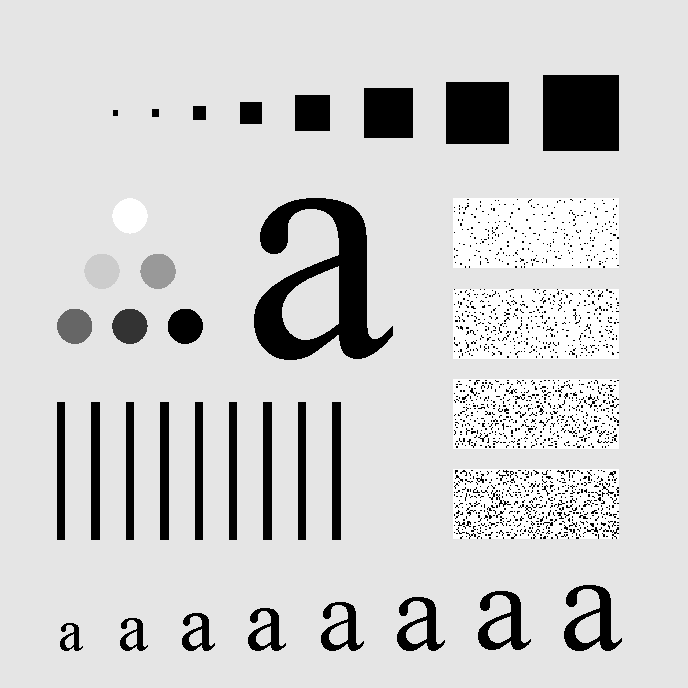
#> input picture Required Images/chap4_1.tif, 688 x 688 px, found by its file name
$ python Exp7_3.py
#> lines starting #> are read from the running program, lines starting #| are printed output that depends on the picture
# Objective: Observed the effect of the following low pass filter on image. (I)Ideal (II)Butterworth (III)Gaussian

import cv2
import numpy as np
import matplotlib.pyplot as plt


def make_mask(name):
    dx = nr
    dy = nc
    radius = int(input('Enter Mask Radius: '))
    mask_butter = np.zeros((2 * nr, 2 * nc))
    mask_gauss = np.zeros((2 * nr, 2 * nc))

    if name == 'ideal':
        mask_ideal = np.zeros((2 * nr, 2 * nc))
        for i in range(1, 2 * nr + 1):
            for j in range(1, 2 * nc + 1):
                dist = np.sqrt(np.power(dx - i, 2) + np.power(dy - j, 2))
                if dist <= radius:
                    mask_ideal[i - 1, j - 1] = 1
        return mask_ideal

    if name == 'butter':
        order = int(input("Enter Filter Order:"))
        for i in range(1, 2 * nr + 1):
            for j in range(1, 2 * nc + 1):
                dist = np.sqrt(np.power(dx - i, 2) + np.power(dy - j, 2))
                mask_butter[i - 1, j - 1] = 1 / (1 + ((dist / radius) ** (2 * order)))
        return mask_butter

    if name == 'gauss':
        for i in range(1, 2 * nr + 1):
            for j in range(1, 2 * nc + 1):
                dist = np.sqrt(np.power(dx - i, 2) + np.power(dy - j, 2))
                mask_gauss[i - 1, j - 1] = np.exp(((dist / radius) ** 2) * (-0.5))
    return mask_gauss


# Main Programm
# Read, Resize, and Pad the image
img = cv2.imread('chap4_1.tif', 0)
#> img is the input picture: shape (688, 688); min 0, max 255, mean 207.3
img = cv2.resize(img, (200, 200))
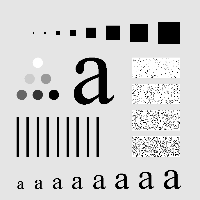
#> img: shape (200, 200); min 0, max 255, mean 207.6
(nr, nc) = img.shape
#> nr = 200; nc = 200
pad_img = np.zeros((2 * nr, 2 * nc), dtype=np.uint8)
pad_img[0:nr, 0:nc] = img
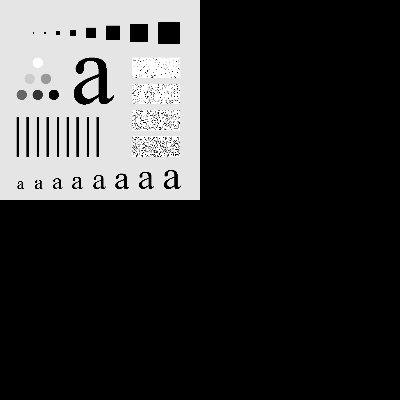
#> pad_img: shape (400, 400); min 0, max 255, mean 51.9

cv2.imshow('Padded Image', pad_img)
cv2.waitKey(0)
cv2.destroyWindow('Padded Image')

# Fourier transform of an image and its spectrum
f = np.fft.fft2(pad_img)
f = np.fft.fftshift(f)
fabs = np.abs(f)

spectrum = 255 * np.log(fabs + 1) / np.log(np.max(fabs + 1))
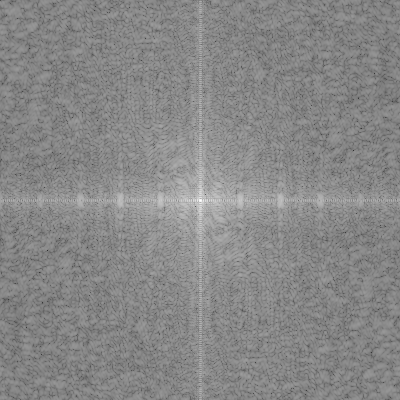
#> spectrum: shape (400, 400) float64; min 45.41, max 255, mean 136
spectrum = spectrum.astype(np.uint8)

cv2.imshow('Spectrum', spectrum)
cv2.waitKey(0)
cv2.destroyWindow('Spectrum')

# Filter selesction and Mask generation
mask_name = input('Enter ideal, butter or gauss :')
#> the answer given: ../../Required Images/chap4_1.tif
mask = make_mask(mask_name)
#> the answer given: 3
mask = 255 * mask
mask = mask.astype(np.uint8)

cv2.imshow('Mask', mask)
cv2.waitKey(0)
cv2.destroyWindow('Mask')

cut_spectrum = f * (mask / 255)

# Inverse Fourier transform
back_img = np.abs(np.fft.ifft2(np.fft.fftshift(cut_spectrum)))
#> back_img: shape (400, 400) float64; every value is 0
out_img = 255 * (back_img / np.max(back_img))
#> out_img: shape (400, 400) float64; every value is NaN or infinite
out_img = out_img.astype(np.uint8)

cv2.imshow('Filtered Image', out_img)
cv2.waitKey(0)
cv2.destroyAllWindows()

outpath = "filtered_image.png"
cv2.imwrite(outpath, out_img[0:nr, 0:nc])

cv2.imshow('Filtered Image', out_img[0:nr, 0:nc])
cv2.waitKey(0)
cv2.destroyAllWindows()

# Plot the images
titles = ['Input Image', 'Spectrum', 'Filter', 'Filtered Image']
images = [img, spectrum, mask, out_img[0:nr, 0:nc]]

for k in range(4):
    plt.subplot(1, 4, k + 1)
    plt.imshow(images[k], cmap='gray')
    plt.title(titles[k])
    plt.xticks([])
    plt.yticks([])
plt.show()
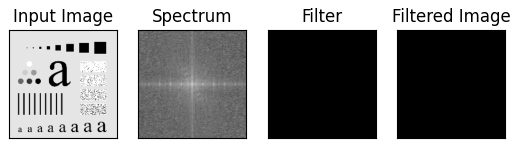
#> figure drawn by matplotlib, 4 panels

$ run again, with Required Images/chap4_2.tif copied over Required Images/chap4_1.tif
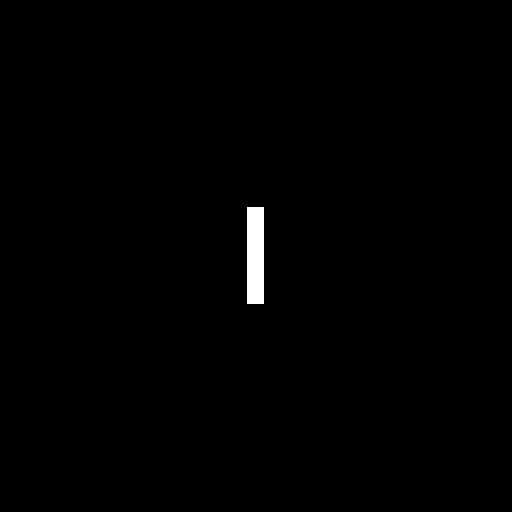
#> input picture Required Images/chap4_2.tif, 1024 x 1024 px, found by its file name (shown at 1/2 size)
#> `spectrum = 255 * np.log(fabs + 1) / np.log(np.max(fabs + 1))`:
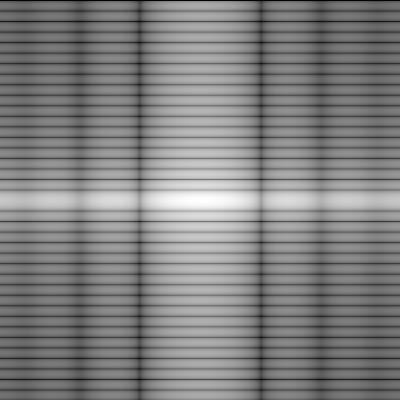
#> spectrum: shape (400, 400) float64; min 0, max 255, mean 128.2
#> back_img: shape (400, 400) float64; every value is 0
#> out_img: shape (400, 400) float64; every value is NaN or infinite
#> `plt.show()`:
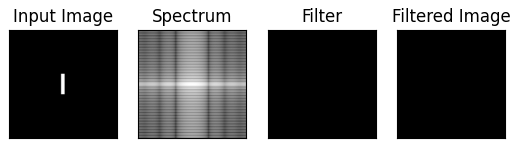
#> figure drawn by matplotlib, 4 panels

$ run again, with Required Images/chap4_4.tif copied over Required Images/chap4_1.tif
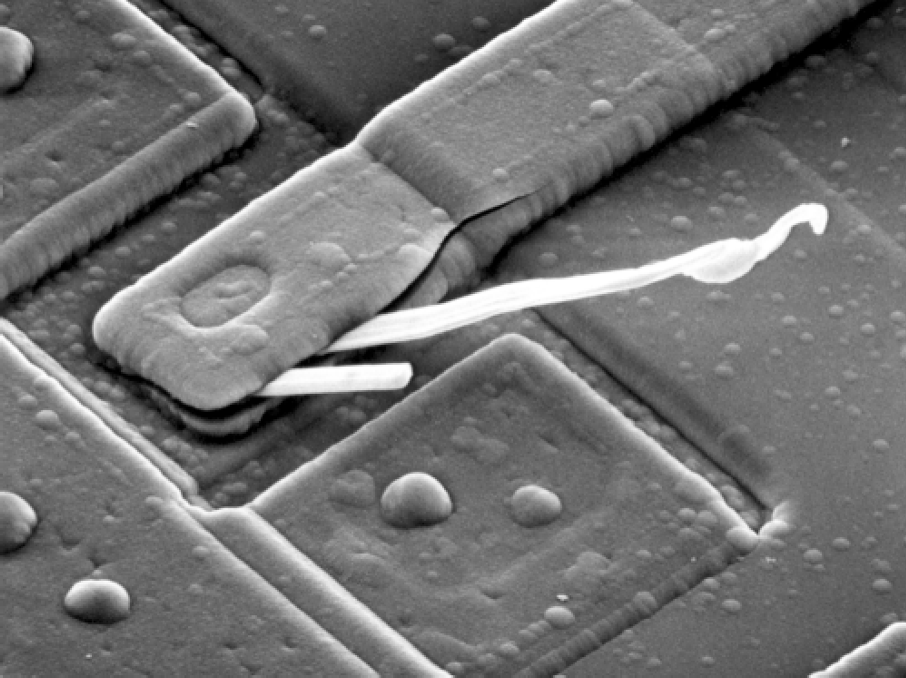
#> input picture Required Images/chap4_4.tif, 906 x 678 px, found by its file name
#> img is the input picture: shape (678, 906); min 0, max 255, mean 112.6
#> img: shape (200, 200)
#> `pad_img[0:nr, 0:nc] = img`:
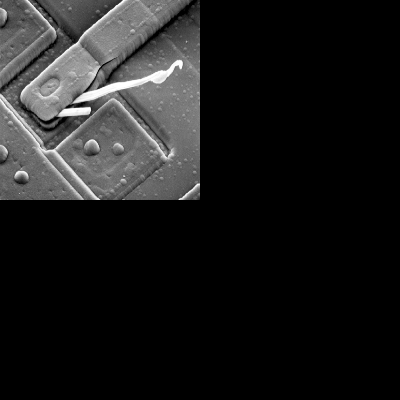
#> pad_img: shape (400, 400); min 0, max 255, mean 28.1
#> `spectrum = spectrum.astype(np.uint8)`:
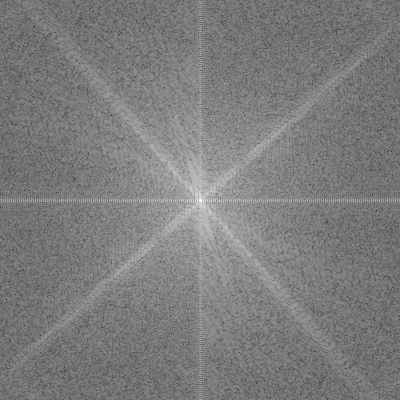
#> spectrum: shape (400, 400); min 34, max 255, mean 124.4
#> back_img: shape (400, 400) float64; every value is 0
#> out_img: shape (400, 400) float64; every value is NaN or infinite
